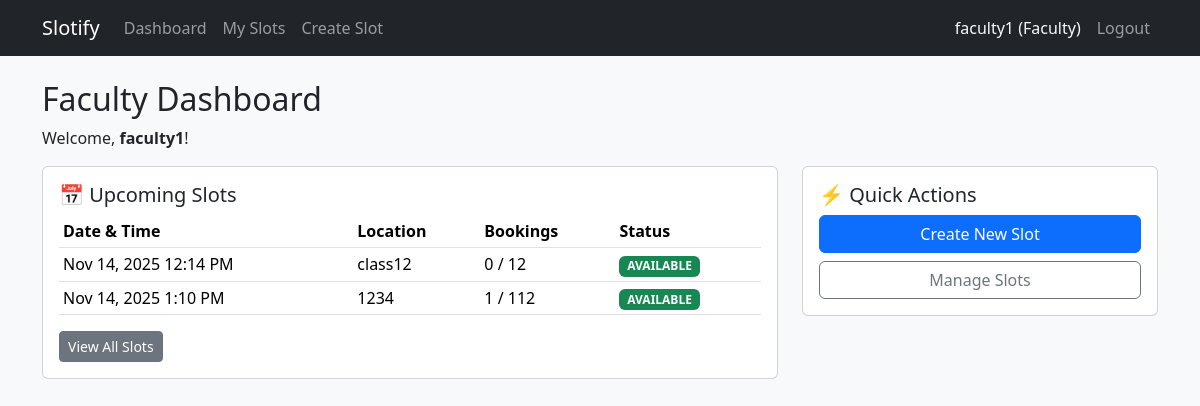
The page /scheduling/faculty/dashboard/ (signed in) on the database its author committed.
### accounts/models.py (models this page shows, shortened)
class User(AbstractUser):
    class Role(models.TextChoices):
        STUDENT = "STUDENT", "Student"
        FACULTY = "FACULTY", "Faculty"
        ADMIN = "ADMIN", "Admin"
    role = models.CharField(
        max_length=20,
        choices=Role.choices,
        default=Role.STUDENT,
    )
    department = models.CharField(max_length=100, blank=True)
    def is_student(self) -> bool:
        return self.role == self.Role.STUDENT
    def is_faculty(self) -> bool:
        return self.role == self.Role.FACULTY

### scheduling/models.py (models this page shows, shortened)
class Slot(models.Model):
    class Status(models.TextChoices):
        AVAILABLE = "AVAILABLE", "Available"
        BLOCKED = "BLOCKED", "Blocked"
        CANCELLED = "CANCELLED", "Cancelled"
        PAST = "PAST", "Past"
    faculty = models.ForeignKey(
        User,
        on_delete=models.CASCADE,
        related_name="slots",
    )
    start_time = models.DateTimeField()
    end_time = models.DateTimeField()
    location = models.CharField(max_length=255)
    max_students = models.PositiveIntegerField(default=1)
    status = models.CharField(
        max_length=20,
        choices=Status.choices,
        default=Status.AVAILABLE,
    )
    created_at = models.DateTimeField(auto_now_add=True)
    updated_at = models.DateTimeField(auto_now=True)
    @property
    def booked_count(self) -> int:
        return self.bookings.filter(status=Booking.Status.BOOKED).count()

### scheduling/views.py (the view)
# urls.py: path("faculty/dashboard/", views.faculty_dashboard, name="faculty_dashboard"),
@login_required
def faculty_dashboard(request):
    if not request.user.is_faculty():
        return HttpResponseForbidden("You are not a faculty member.")
    next_slots = Slot.objects.filter(faculty=request.user, start_time__gte=timezone.now()).order_by("start_time")[:10]
    return render(request, "scheduling/faculty_dashboard.html", {"next_slots": next_slots})

### templates/scheduling/faculty_dashboard.html
{% extends "base.html" %}
{% block content %}
<h2>Faculty Dashboard</h2>
<p>Welcome, <strong>{{ user.username }}</strong>!</p>
<div class="row">
  <div class="col-md-8">
    <div class="card mb-3">
      <div class="card-body">
        <h5 class="card-title">📅 Upcoming Slots</h5>
        {% if next_slots %}
          <table class="table table-sm">
            <thead>
              <tr>
                <th>Date & Time</th>
                <th>Location</th>
                <th>Bookings</th>
                <th>Status</th>
              </tr>
            </thead>
            <tbody>
              {% for slot in next_slots %}
                <tr>
                  <td>{{ slot.start_time|date:"M d, Y g:i A" }}</td>
                  <td>{{ slot.location }}</td>
                  <td>{{ slot.booked_count }} / {{ slot.max_students }}</td>
                  <td>
                    {% if slot.status == 'AVAILABLE' %}
                      <span class="badge bg-success">{{ slot.status }}</span>
                    {% else %}
                      <span class="badge bg-secondary">{{ slot.status }}</span>
                    {% endif %}
                  </td>
                </tr>
              {% endfor %}
            </tbody>
          </table>
          <a href="{% url 'faculty_slots_list' %}" class="btn btn-sm btn-secondary">View All Slots</a>
        {% else %}
          <p class="text-muted text-center py-3">
            No upcoming slots created yet.<br>
            <a href="{% url 'faculty_slot_create' %}" class="btn btn-sm btn-outline-success mt-2">Create Your First Slot</a>
          </p>
        {% endif %}
      </div>
    </div>
  </div>
  <div class="col-md-4">
    <div class="card mb-3">
      <div class="card-body">
        <h5 class="card-title">⚡ Quick Actions</h5>
        <a href="{% url 'faculty_slot_create' %}" class="btn btn-primary btn-block mb-2 w-100">Create New Slot</a>
        <a href="{% url 'faculty_slots_list' %}" class="btn btn-outline-secondary btn-block w-100">Manage Slots</a>
      </div>
    </div>
  </div>
</div>
{% endblock %}

### templetes/base.html (shortened to what this page needs)
<!DOCTYPE html>
<html>
  <head>
    <link rel="stylesheet" href="https://cdn.jsdelivr.net/npm/bootstrap@5.3.2/dist/css/bootstrap.min.css" />
  </head>
  <body class="bg-light">
    <nav class="navbar navbar-expand-lg navbar-dark bg-dark mb-4">
      <div class="container">
        <a class="navbar-brand" href="/">Slotify</a>
        <div class="collapse navbar-collapse" id="navbarNav">
          <ul class="navbar-nav me-auto">
            {% if user.is_authenticated %}
              {% if user.is_student %}
                <li class="nav-item"><a class="nav-link" href="{% url 'student_dashboard' %}">Dashboard</a></li>
                <li class="nav-item"><a class="nav-link" href="{% url 'faculty_list' %}">Browse Faculty</a></li>
                <li class="nav-item"><a class="nav-link" href="{% url 'student_bookings_list' %}">My Bookings</a></li>
              {% elif user.is_faculty %}
                <li class="nav-item"><a class="nav-link" href="{% url 'faculty_dashboard' %}">Dashboard</a></li>
                <li class="nav-item"><a class="nav-link" href="{% url 'faculty_slots_list' %}">My Slots</a></li>
                <li class="nav-item"><a class="nav-link" href="{% url 'faculty_slot_create' %}">Create Slot</a></li>
              {% endif %}
            {% endif %}
          </ul>
          <ul class="navbar-nav ms-auto">
            {% if user.is_authenticated %}
              <li class="nav-item"><span class="nav-link text-light">{{ user.username }} ({{ user.get_role_display }})</span></li>
              <li class="nav-item"><a class="nav-link" href="{% url 'logout' %}">Logout</a></li>
            {% else %}
              <li class="nav-item"><a class="nav-link" href="{% url 'login' %}">Login</a></li>
            {% endif %}
          </ul>
        </div>
      </div>
    </nav>
    <main class="container">
      {% block content %}{% endblock %}
    </main>
  </body>
</html>

### rows shown on the page
User: username "faculty1", role "Faculty"
Slot: start_time "Nov 14, 2025 12:14 PM", location "class12", booked_count "0", max_students "12", status "AVAILABLE"
Slot: start_time "Nov 14, 2025 1:10 PM", location "1234", booked_count "1", max_students "112", status "AVAILABLE"
